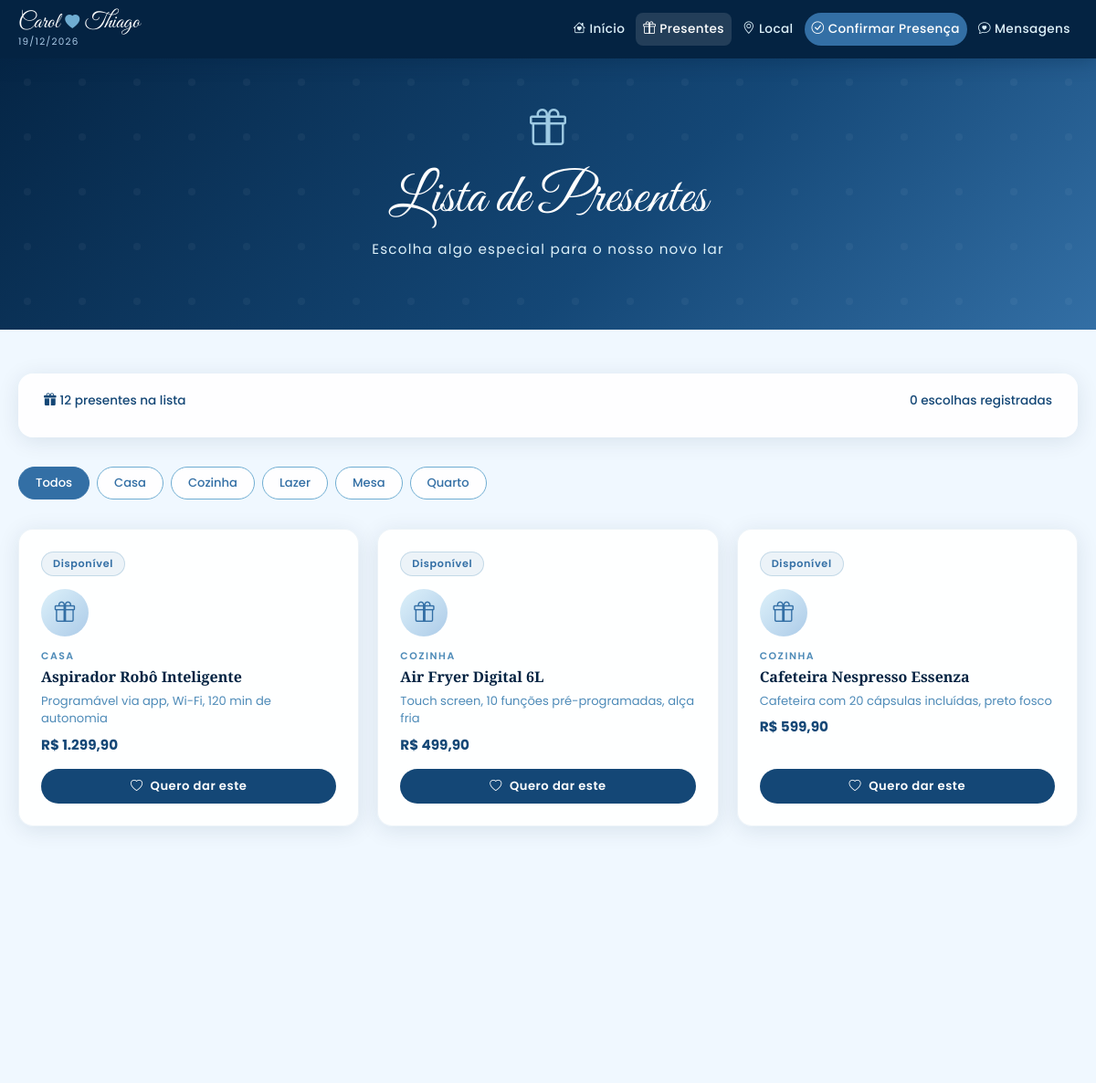
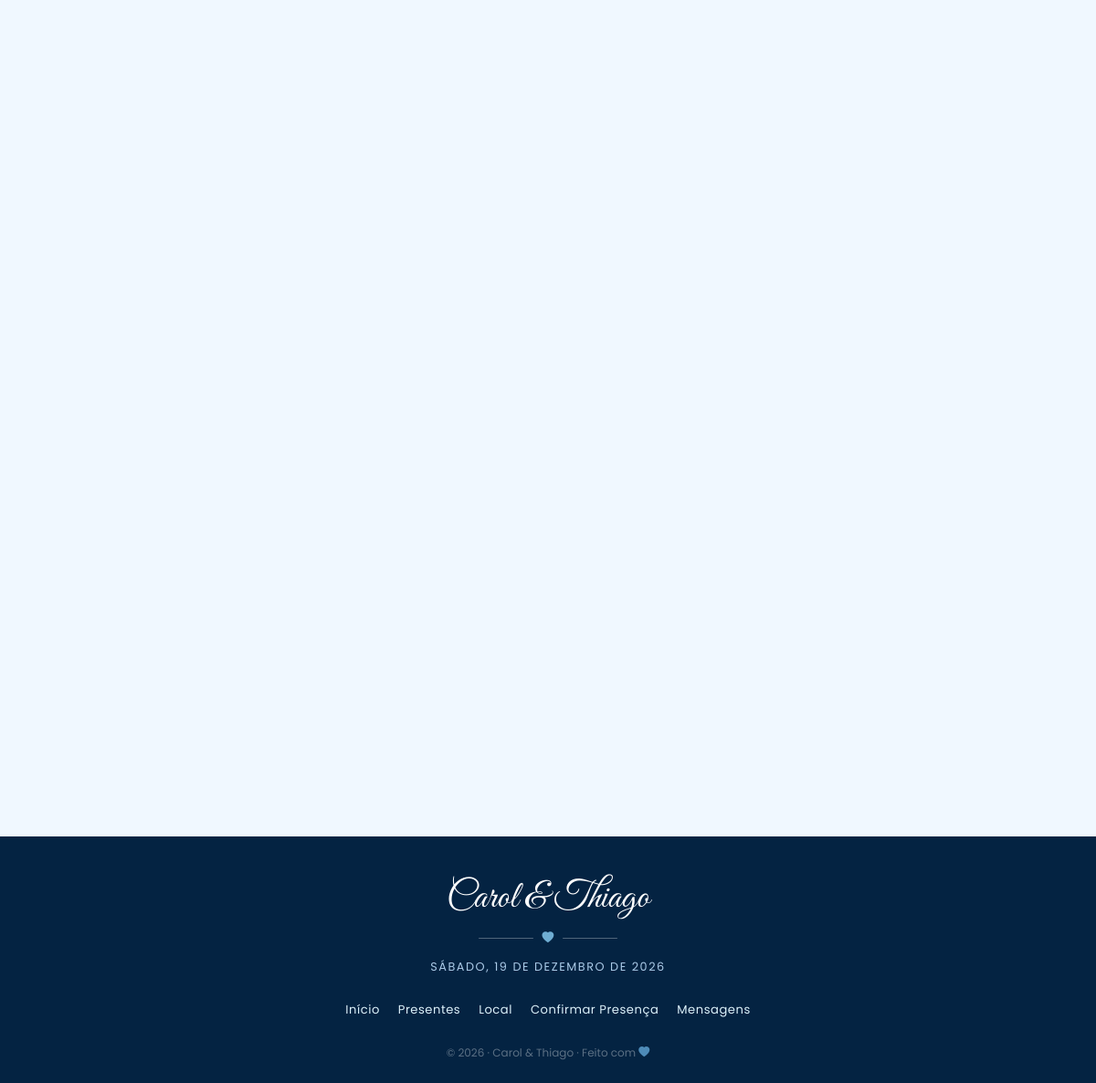
/presentes.php, run on the app's committed database (2 pictures, top to bottom).
### tables this page shows
CREATE TABLE IF NOT EXISTS presentes (
    id           INT UNSIGNED AUTO_INCREMENT PRIMARY KEY,
    nome         VARCHAR(200)   NOT NULL,
    descricao    TEXT,
    categoria    VARCHAR(80)    DEFAULT 'Geral',
    preco        DECIMAL(10,2),
    link         TEXT,
    imagem       VARCHAR(300),
    comprado     TINYINT(1)     DEFAULT 0,
    comprado_por VARCHAR(150),
    comprado_em  DATETIME,
    INDEX idx_categoria (categoria),
    INDEX idx_comprado  (comprado)
);

### presentes.php (the view, shortened to what this page needs)
<?php
$pageCSS   = ['presentes.css'];
$categoria = trim($_GET['cat'] ?? '');
try {
    $db = getDB();
    $cats = $db->query("SELECT DISTINCT categoria FROM presentes ORDER BY categoria")->fetchAll();
    if ($categoria) {
        $stmt = $db->prepare("SELECT * FROM presentes WHERE categoria = ? ORDER BY nome ASC");
        $stmt->execute([$categoria]);
    } else {
        $stmt = $db->query("SELECT * FROM presentes ORDER BY categoria ASC, nome ASC");
    }
    $presentes = $stmt->fetchAll();
    $total         = count($presentes);
    $totalEscolhas = (int) $db->query("SELECT COUNT(*) FROM presentes_escolhas")->fetchColumn();
} catch (Exception $e) {
    $presentes = [];
    $cats      = [];
    $total = $totalEscolhas = 0;
}
require_once ROOT_DIR . '/includes/_head.php';
require_once ROOT_DIR . '/includes/_navbar.php';
?>
<main>
    <div class="page-hero">
        <div class="page-hero-icon"><i class="bi bi-gift"></i></div>
        <h1>Lista de Presentes</h1>
        <p>Escolha algo especial para o nosso novo lar</p>
    </div>
    <div class="container pres-container">
        <div class="pres-progress-bar hidden" data-animation="fadeInUp">
            <div class="pres-progress-info">
                <span><i class="bi bi-gift-fill me-1"></i><?= $total ?> presentes na lista</span>
                <span><?= $totalEscolhas ?> escolha<?= $totalEscolhas !== 1 ? 's' : '' ?> registrada<?= $totalEscolhas !== 1 ? 's' : '' ?></span>
            </div>
        </div>
        <div class="pres-filter hidden" data-animation="fadeInUp">
            <a href="<?= BASE_URL ?>/presentes"
               class="filter-btn <?= !$categoria ? 'active' : '' ?>">
                Todos
            </a>
            <?php foreach ($cats as $c): ?>
            <a href="<?= BASE_URL ?>/presentes?cat=<?= urlencode($c['categoria']) ?>"
               class="filter-btn <?= $categoria === $c['categoria'] ? 'active' : '' ?>">
                <?= htmlspecialchars($c['categoria']) ?>
            </a>
            <?php endforeach; ?>
        </div>
        <?php if (empty($presentes)): ?>
        <div class="pres-empty">
            <i class="bi bi-gift"></i>
            <p>Nenhum presente encontrado.</p>
        </div>
        <?php else: ?>
        <div class="pres-grid" id="pres-grid">
            <?php foreach ($presentes as $p): ?>
            <div class="pres-card hidden" data-animation="fadeInUp">
                <div class="pres-badge pres-badge--open">Disponível</div>
                <div class="pres-card-icon">
                    <i class="bi bi-gift"></i>
                </div>
                <div class="pres-card-body">
                    <span class="pres-cat"><?= htmlspecialchars($p['categoria']) ?></span>
                    <h3 class="pres-name"><?= htmlspecialchars($p['nome']) ?></h3>
                    <?php if ($p['descricao']): ?>
                    <p class="pres-desc"><?= htmlspecialchars($p['descricao']) ?></p>
                    <?php endif; ?>
                    <?php if ($p['preco']): ?>
                    <p class="pres-price">R$ <?= number_format($p['preco'], 2, ',', '.') ?></p>
                    <?php endif; ?>
                </div>
                <div class="pres-card-actions">
                    <button class="btn-primary-custom btn-sm-custom btn-escolher"
                            data-id="<?= $p['id'] ?>"
                            data-nome="<?= htmlspecialchars($p['nome'], ENT_QUOTES) ?>">
                        <i class="bi bi-heart"></i> Quero dar este
                    </button>
                </div>
            </div>
            <?php endforeach; ?>
        </div>
        <?php endif; ?>
    </div>
</main>
<?php require_once ROOT_DIR . '/includes/_footer.php'; ?>

### includes/_head.php (shortened to what this page needs)
<!DOCTYPE html>
<html lang="pt-BR">
<head>
    <link href="https://cdn.jsdelivr.net/npm/bootstrap@5.3.0/dist/css/bootstrap.min.css" rel="stylesheet">
    <link rel="stylesheet" href="https://cdn.jsdelivr.net/npm/bootstrap-icons@1.11.3/font/bootstrap-icons.min.css">
    <link rel="stylesheet" href="<?= BASE_URL ?>/src/css/estilo-padrão.css">
    <link rel="stylesheet" href="<?= BASE_URL ?>/src/css/elementos/navbar.css">
    <link rel="stylesheet" href="<?= BASE_URL ?>/src/css/elementos/animacoes.css">
    <link rel="stylesheet" href="<?= BASE_URL ?>/src/css/elementos/footer.css">
    <?php foreach ($pageCSS ?? [] as $css): ?>
    <link rel="stylesheet" href="<?= BASE_URL . '/src/css/paginas/' . htmlspecialchars($css) ?>">
    <?php endforeach; ?>
</head>
<body>

### includes/_navbar.php (shortened to what this page needs)
<?php
$currentPage = basename($_SERVER['SCRIPT_NAME'], '.php');
function navActive(string $page, string $current): string {
    return ($current === $page) ? 'active' : '';
}
?>
<nav class="navbar navbar-expand-lg" id="menu">
    <div class="container">
        <a class="navbar-brand" href="<?= BASE_URL ?>/">
            <span class="brand-names"><?= NOIVA ?> <i class="bi bi-heart-fill brand-heart"></i> <?= NOIVO ?></span>
            <span class="brand-date"><?= DATA_BR ?></span>
        </a>
        <div class="collapse navbar-collapse" id="navbarNav">
            <ul class="navbar-nav ms-auto align-items-lg-center gap-lg-1">
                <li class="nav-item">
                    <a class="nav-link <?= navActive('index', $currentPage) ?>"
                       href="<?= BASE_URL ?>/">
                        <i class="bi bi-house-heart me-1"></i>Início
                    </a>
                </li>
                <li class="nav-item">
                    <a class="nav-link <?= navActive('presentes', $currentPage) ?>"
                       href="<?= BASE_URL ?>/presentes">
                        <i class="bi bi-gift me-1"></i>Presentes
                    </a>
                </li>
                <li class="nav-item">
                    <a class="nav-link <?= navActive('local', $currentPage) ?>"
                       href="<?= BASE_URL ?>/local">
                        <i class="bi bi-geo-alt me-1"></i>Local
                    </a>
                </li>
                <li class="nav-item">
                    <a class="nav-link nav-cta <?= navActive('confirmacao', $currentPage) ?>"
                       href="<?= BASE_URL ?>/confirmacao">
                        <i class="bi bi-check-circle me-1"></i>Confirmar Presença
                    </a>
                </li>
                <li class="nav-item">
                    <a class="nav-link <?= navActive('mensagens', $currentPage) ?>"
                       href="<?= BASE_URL ?>/mensagens">
                        <i class="bi bi-chat-heart me-1"></i>Mensagens
                    </a>
                </li>
            </ul>
        </div>
    </div>
</nav>

### includes/_footer.php (shortened to what this page needs)
<footer id="footer">
    <div class="container">
        <div class="footer-couple">
            <p class="footer-names"><?= NOIVA ?> &amp; <?= NOIVO ?></p>
            <div class="footer-divider">
                <span></span>
                <i class="bi bi-heart-fill"></i>
                <span></span>
            </div>
            <p class="footer-date"><?= DIA_SEMANA ?>, <?= DIA ?> de <?= MES ?> de <?= ANO ?></p>
        </div>
        <nav class="footer-nav">
            <a href="<?= BASE_URL ?>/">Início</a>
            <a href="<?= BASE_URL ?>/presentes">Presentes</a>
            <a href="<?= BASE_URL ?>/local">Local</a>
            <a href="<?= BASE_URL ?>/confirmacao">Confirmar Presença</a>
            <a href="<?= BASE_URL ?>/mensagens">Mensagens</a>
        </nav>
        <p class="footer-copy">
            &copy; <?= ANO ?> &middot; <?= NOIVA ?> &amp; <?= NOIVO ?> &middot; Feito com <i class="bi bi-heart-fill" style="color:var(--blue4);font-size:.75rem;"></i>
        </p>
    </div>
</footer>
</body>
</html>

### src/css/estilo-padrão.css (style rules this page uses)
:root { --blue1: rgb(4, 35, 66); --blue2: rgb(20, 71, 118); --blue3: rgb(51, 111, 165); --blue4: rgb(78, 139, 184); --blue5: rgb(111, 173, 210); --blue6: rgb(158, 202, 227); --whiteblue1: rgb(138, 171, 214); --whiteblue2: rgb(146, 182, 214); --whiteblue3: rgb(172, 203, 232); --whiteblue3-1: rgba(172, 203, 232, 0.7); --whiteblue4: rgb(221, 241, 250); --whiteblue5: rgb(240, 248, 255); --white: #ffffff; --font-base: 'Poppins', Arial, sans-serif; --font-dif: 'Great Vibes', cursive; --font-serif: 'Playfair Display', serif; --status-ok: #2e9e5b; --status-pend: #e8a020; --status-no: #c0392b; --card-bg: rgba(255, 255, 255, 0.92); --shadow: 0 4px 24px rgba(4, 35, 66, 0.10); --shadow-md: 0 6px 32px rgba(4, 35, 66, 0.15); --shadow-lg: 0 10px 48px rgba(4, 35, 66, 0.20); --radius: 16px; --radius-sm: 8px; --radius-xs: 4px; --transition: all 0.35s ease; }
*, *::before, *::after { box-sizing: border-box; margin: 0; padding: 0; }
html { scroll-behavior: smooth; }
body { font-family: var(--font-base); color: var(--blue1); background-color: var(--whiteblue5); -webkit-font-smoothing: antialiased; overflow-x: hidden; }
a { text-decoration: none; color: inherit; transition: var(--transition); }
ul { list-style: none; }
.container { max-width: 1200px; width: 100%; margin: 0 auto; padding: 0 20px; }
.btn-primary-custom { background: var(--blue2); color: var(--white); border: none; padding: 12px 32px; border-radius: 50px; font-weight: 600; font-size: .9rem; letter-spacing: .04em; cursor: pointer; transition: var(--transition); display: inline-flex; align-items: center; gap: 8px; }
.page-hero { background: linear-gradient(135deg, var(--blue1) 0%, var(--blue2) 60%, var(--blue3) 100%); padding: 110px 20px 60px; text-align: center; position: relative; overflow: hidden; }
.page-hero::before { content: ""; position: absolute; inset: 0; }
.page-hero-icon { font-size: 2.5rem; color: var(--blue6); margin-bottom: 12px; position: relative; }
.page-hero h1 { font-family: var(--font-dif); font-size: clamp(2.5rem, 5vw, 3.8rem); color: var(--white); position: relative; margin-bottom: 8px; }
.page-hero p { font-size: .95rem; color: var(--whiteblue4); letter-spacing: .08em; position: relative; }

### src/css/elementos/navbar.css (style rules this page uses)
#menu { background-color: var(--blue1); width: 100%; position: fixed; top: 0; z-index: 1050; padding: 0 0; box-shadow: 0 2px 20px rgba(4, 35, 66, 0.35); transition: background 0.3s ease, box-shadow 0.3s ease; }
#menu .container { display: flex; align-items: center; min-height: 64px; padding-top: 4px; padding-bottom: 4px; }
.navbar-brand { display: flex; flex-direction: column; align-items: flex-start; line-height: 1.2; padding: 0; }
.brand-names { font-family: var(--font-dif); font-size: 1.5rem; color: var(--white); display: flex; align-items: center; gap: 6px; }
.brand-heart { color: var(--blue5); font-size: 1rem; }
.brand-date { font-size: .65rem; letter-spacing: .12em; color: var(--whiteblue3); text-transform: uppercase; }
.navbar-nav .nav-link { color: var(--whiteblue4) !important; font-size: .85rem; font-weight: 500; letter-spacing: .03em; padding: 8px 12px; border-radius: var(--radius-sm); transition: var(--transition); white-space: nowrap; }
.navbar-nav .nav-link i { font-size: .85rem; }
.navbar-nav .nav-link:hover, .navbar-nav .nav-link.active { color: var(--white) !important; background: rgba(255, 255, 255, 0.12); }
.navbar-nav .nav-cta { background: var(--blue3) !important; color: var(--white) !important; border-radius: 50px; padding: 8px 18px; }

### src/css/elementos/animacoes.css (style rules this page uses)
.fadeInUp { animation: fadeInUp 2s ease-in-out forwards; }

### data on the page
presentes: categoria "CASA", nome "Aspirador Robô Inteligente", descricao "Programável via app, Wi-Fi, 120 min de autonomia", preco "1.299,90"
presentes: categoria "COZINHA", nome "Air Fryer Digital 6L", descricao "Touch screen, 10 funções pré-programadas, alça fria", preco "499,90"
presentes: categoria "COZINHA", nome "Cafeteira Nespresso Essenza", descricao "Cafeteira com 20 cápsulas incluídas, preto fosco", preco "599,90"

### other printed values
NOIVA "Carol"
NOIVO "Thiago"
DATA_BR "19/12/2026"
$total "12"
$totalEscolhas "0"
$c['categoria'] "Casa"
$c['categoria'] "Cozinha"
$c['categoria'] "Lazer"
$c['categoria'] "Mesa"
$c['categoria'] "Quarto"
DIA_SEMANA "SÁBADO"
DIA "19"
MES "DEZEMBRO"
ANO "2026"
